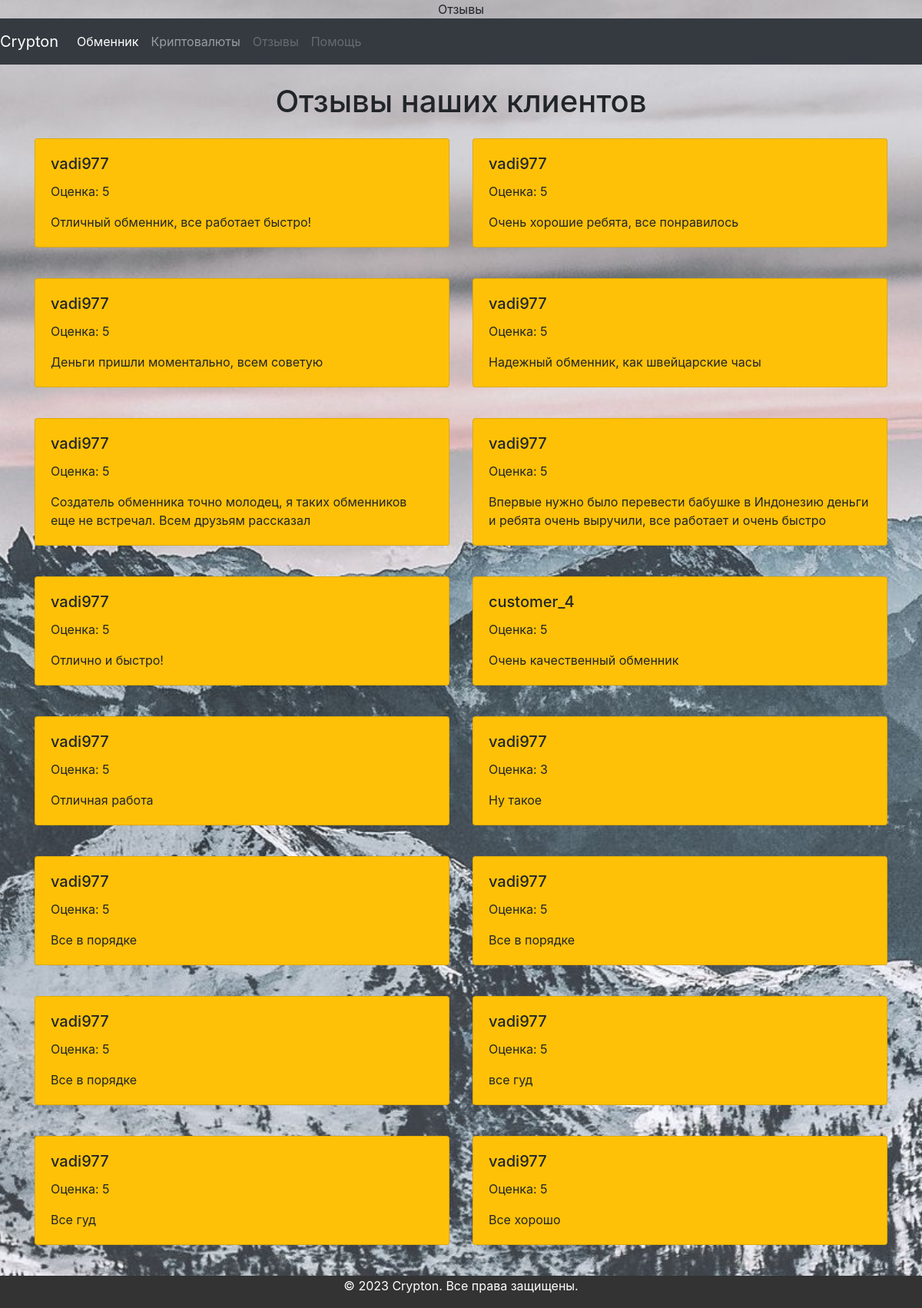
The app's page /reviews/ with its own data.
### main/models.py (models this page shows, shortened)
class Review(models.Model):
    user = models.ForeignKey(User, on_delete=models.CASCADE)
    order = models.ForeignKey(Order, on_delete=models.CASCADE)
    rating = models.PositiveSmallIntegerField(choices=[(1, '😢'), (2, '😞'), (3, '😐'), (4, '😊'), (5, '😄')],default=0)
    text = models.TextField(blank=True)
    timestamp = models.DateTimeField(auto_now_add=True)

### main/views.py (the view)
# urls.py: path('reviews/', views.reviews, name='reviews'),
def reviews(request):
    reviews_list = Review.objects.all()
    paginator = Paginator(reviews_list, 10)
    page_number = request.GET.get('page')
    page_obj = paginator.get_page(page_number)
    return render(request, 'main/reviews.html', {'page_obj': page_obj, 'reviews_list': reviews_list})

### main/templates/main/reviews.html (shortened to what this page needs)
{% extends 'main/base_generic.html' %}
{% block content %}
<div class="text-center">
    <h1 class="mt-4">Отзывы наших клиентов</h1>
</div>
<div class="container mt-4">
    <div class="row">
        {% for review in reviews_list %}
        <div class="col-md-6 mb-4">
            <div class="card bg-warning mb-3">
                <div class="card-body">
                    <h5 class="card-title">{{ review.user.username }}</h5>
                    <p class="card-text">Оценка: {{ review.rating }}</p>
                    <p class="card-text">{{ review.text }}</p>
                </div>
            </div>
        </div>
        {% endfor %}
    </div>
</div>
{% endblock %}

### main/templates/main/base_generic.html (shortened to what this page needs)
<!DOCTYPE html>
<html lang="en">
<head>
    <link rel="stylesheet" href="https://cdn.jsdelivr.net/npm/bootstrap@4.0.0/dist/css/bootstrap.min.css">
</head>
<body>
<nav class="navbar navbar-expand-lg navbar-dark bg-dark">
  <div class="collapse navbar-collapse" id="navbarTogglerDemo01">
    <a class="navbar-brand" href={% url 'index' %}>Crypton</a>
    <ul class="navbar-nav mr-auto mt-2 mt-lg-0">
      <li class="nav-item active">
        <a class="nav-link" href={% url 'index' %}>Обменник <span class="sr-only">(current)</span></a>
      </li>
      <li class="nav-item">
        <a class="nav-link" href={% url 'products' %}>Криптовалюты</a>
      </li>
      <li class="nav-item">
        <a class="nav-link disabled" href={% url 'reviews'%}>Отзывы</a>
      </li>
    <li class="nav-item">
        <a class="nav-link disabled" href={% url 'help'%}>Помощь</a>
      </li>
    </ul>
  </div>
</nav>
<main>
        {% block content %}
    {% endblock %}
    </main>
<footer>
    <div class="container">
        <div class="row">
            <div class="col-md-12">
                <p>&copy; 2023 Crypton. Все права защищены.</p>
            </div>
        </div>
    </div>
</footer>
</body>
</html>

### main/templates/main/base_generic.html (style rules this page uses)
body { margin: 0; padding: 0; display: flex; flex-direction: column; align-items: center; justify-content: flex-start; min-height: 100vh; background-image: url("/media/background/1671494381_kalix-club-p-oboi-na-rabochii-stol-gori-vkontakte-2.jpg"); background-size: cover; background-repeat: no-repeat; background-position: center center; }
.navbar { width: 100%; background-color: #333; color: white; padding: 10px 0; text-align: center; }
main { flex: 1; }
footer { width: 100%; max-height: 6vh; background-color: #333; color: white; padding: 1px 0; text-align: center; }

### records on screen
Review: user.username "vadi977", rating "5", text "Отличный обменник, все работает быстро!"
Review: user.username "vadi977", rating "5", text "Очень хорошие ребята, все понравилось"
Review: user.username "vadi977", rating "5", text "Деньги пришли моментально, всем советую"
Review: user.username "vadi977", rating "5", text "Надежный обменник, как швейцарские часы"
Review: user.username "vadi977", rating "5", text "Создатель обменника точно молодец, я таких обменников еще не встречал. Всем друзьям рассказал"
Review: user.username "vadi977", rating "5", text "Впервые нужно было перевести бабушке в Индонезию деньги и ребята очень выручили, все работает и очень быстро"
Review: user.username "vadi977", rating "5", text "Отлично и быстро!"
Review: user.username "customer_4", rating "5", text "Очень качественный обменник"
Review: user.username "vadi977", rating "5", text "Отличная работа"
Review: user.username "vadi977", rating "3", text "Ну такое"
Review: user.username "vadi977", rating "5", text "Все в порядке"
Review: user.username "vadi977", rating "5", text "Все в порядке"
Review: user.username "vadi977", rating "5", text "Все в порядке"
Review: user.username "vadi977", rating "5", text "все гуд"
Review: user.username "vadi977", rating "5", text "Все гуд"
Review: user.username "vadi977", rating "5", text "Все хорошо"
